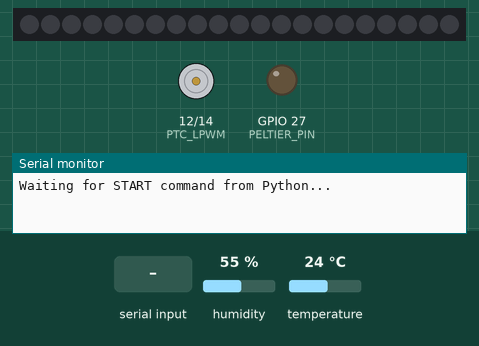
Simulated run of this program. Board: ESP32. On the bench: 21 RGB LEDs in strip order, left to right, motor-driver pin pairs drawn as motors (green arrow = first pin HIGH = forward, orange = second pin HIGH = backward, longer = more drive, scaled by the enable pin), output pins drawn as LEDs (lit = HIGH), the last lines printed to the serial monitor. The inputs (shaded band) are chosen by the test bench; at power-on: temperature 24 °C, humidity 55 %. Dim RGB values are drawn brighter than linear.

Above: at 1.2 s.
1.3 s: "START\n" received over Serial
At 3.6 s:
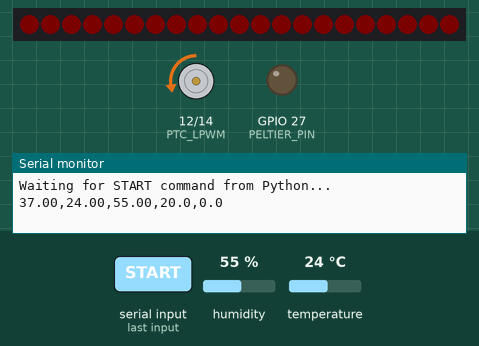
4.3 s: temperature set to 41 °C
At 6.4 s:
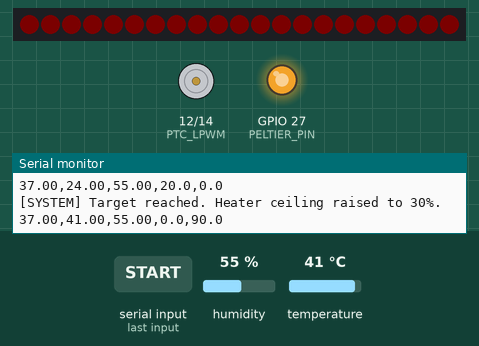
6.8 s: temperature set to 37.9 °C
8.5 s: temperature set to 37.1 °C
At 10.5 s:
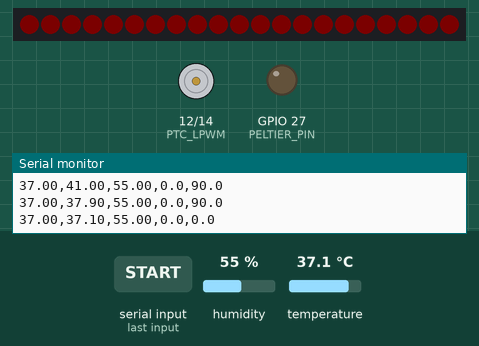
10.8 s: temperature set to 12 °C
At 12.1 s:
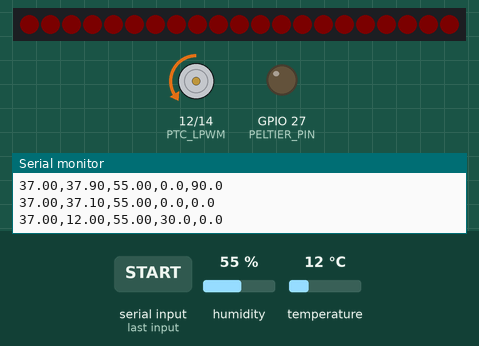
12.8 s: "STOP\n" received over Serial
At 14.2 s:
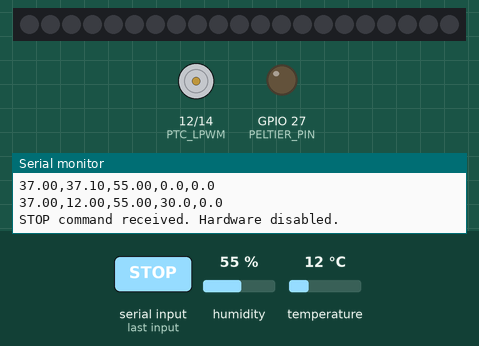
Timing chart, 0 to 15.3 s (numbered marks = the images above; inputs shaded):
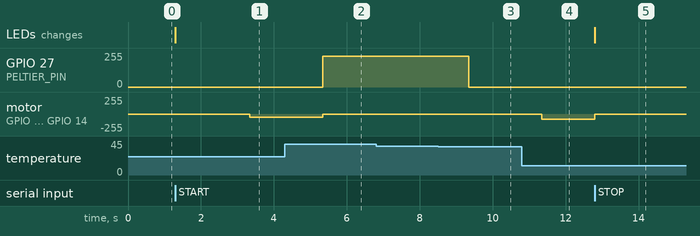

The program:

main.cpp
```cpp
#include <Arduino.h>
#include <Wire.h>
#include <SPI.h>
#include <Adafruit_SHT31.h>
#include <Adafruit_NeoPixel.h>
#include "SplitRangePID.h"

// HARDWARE PIN MAPPING
#define I2C_SDA 25
#define I2C_SCL 26
#define PELTIER_PIN 27
#define PTC_EN 13
#define PTC_RPWM 14
#define PTC_LPWM 12
#define LED_PIN 16
#define NUMPIXELS 21

// Globals & objects
Adafruit_SHT31 sht31 = Adafruit_SHT31();
Adafruit_NeoPixel pixels(NUMPIXELS, LED_PIN, NEO_GRB + NEO_KHZ800);
SplitRangePID incubatorPID(0.10);

double target_setpoint = 37.0;
unsigned long last_time = 0;
const unsigned long sample_interval = 2000;

// ---- Máquina de estados (reemplaza los while(true) bloqueantes) ----
enum SystemState { WAITING, RUNNING };
SystemState state = WAITING;

bool is_maintaining = false;  // antes era "static" dentro de loop(); ahora se resetea en cada START

void setup() {
    Serial.begin(115200);
    Wire.begin(I2C_SDA, I2C_SCL);

    pinMode(PELTIER_PIN, OUTPUT);
    pinMode(PTC_EN, OUTPUT);
    pinMode(PTC_RPWM, OUTPUT);
    pinMode(PTC_LPWM, OUTPUT);

    // Default safety state (Everything OFF)
    analogWrite(PELTIER_PIN, 0);
    analogWrite(PTC_RPWM, 0);
    digitalWrite(PTC_EN, LOW);
    digitalWrite(PTC_LPWM, LOW);

    if (!sht31.begin(0x44)) {
        Serial.println("[ERROR] SHT31 not detected!");
    }

    // Configure controller gains
    incubatorPID.setHeaterGains(11.94, 0.01145, 0.0); // PI Control for Heater
    incubatorPID.setCoolerGains(1000.0, 0.0, 0.0);    // ON/OFF control for Peltier
    incubatorPID.setOutputLimits(20.0, 90.0);          // Prevent heat soak

    pixels.begin();
    pixels.clear();
    pixels.show();

    Serial.println("Waiting for START command from Python...");
    state = WAITING;
}

void loop() {
    if (Serial.available() > 0) {
        String command = Serial.readStringUntil('\n');
        command.trim();

        if (command.startsWith("SET:") && state == WAITING) {
            String value_text = command.substring(4);
            double requested_setpoint = value_text.toDouble();

            if (requested_setpoint > 0.0 && requested_setpoint <= 60.0) {
                target_setpoint = requested_setpoint;
                Serial.printf("[SYSTEM] Setpoint updated to %.1f C.\n", target_setpoint);
            } else {
                Serial.println("[ERROR] Setpoint must be between 0 and 60 C.");
            }
        } else if (command == "START" && state == WAITING) {
            is_maintaining = false;
            incubatorPID.setOutputLimits(20.0, 90.0);

            digitalWrite(PTC_EN, HIGH);

            // Turn LEDs red upon start
            for (int i = 0; i < NUMPIXELS; i++) {
                pixels.setPixelColor(i, pixels.Color(3, 0, 0));
            }
            pixels.show();

            last_time = millis();
            state = RUNNING;

        } else if (command == "STOP" && state == RUNNING) {
            analogWrite(PTC_RPWM, 0);
            analogWrite(PELTIER_PIN, 0);
            digitalWrite(PTC_EN, LOW);

            pixels.clear();
            pixels.show();

            Serial.println("STOP command received. Hardware disabled.");
            state = WAITING;
        }
    }

    if (state != RUNNING) {
        return;  // no corre el control mientras espera, pero ya no bloquea el programa
    }

    unsigned long current_time = millis();

    // Execute strictly every 2 seconds
    if (current_time - last_time >= sample_interval) {

        double dt = (current_time - last_time) / 1000.0;
        last_time = current_time;

        // Poll sensors
        double current_temp = sht31.readTemperature();
        if (isnan(current_temp)) current_temp = 0.0;

        double current_hum = sht31.readHumidity();
        if (isnan(current_hum)) current_hum = 0.0;

        if (!is_maintaining && current_temp >= target_setpoint) {
            is_maintaining = true;
            // The initial approach is complete.
            // Unlock 30% power to reduce undershoots.
            incubatorPID.setOutputLimits(30.0, 90.0);
            Serial.println("[SYSTEM] Target reached. Heater ceiling raised to 30%.");
        }

        // Compute PID
        double heater_effort = 0.0;
        double cooler_effort = 0.0;
        incubatorPID.compute(target_setpoint, current_temp, dt, heater_effort, cooler_effort);

        // Convert 0-100% effort to 0-255 8-bit PWM
        int heater_pwm_8bit = (int)(heater_effort * 2.55);
        int cooler_pwm_8bit = (int)(cooler_effort * 2.55);

        analogWrite(PTC_RPWM, heater_pwm_8bit);
        analogWrite(PELTIER_PIN, cooler_pwm_8bit);

        // Send Telemetry formatted for the Python Plotter
        Serial.printf("%.2f,%.2f,%.2f,%.1f,%.1f\n", target_setpoint, current_temp, current_hum, heater_effort, cooler_effort);
    }
}
```

SplitRangePID.h
```cpp
#ifndef SPLIT_RANGE_PID_H
#define SPLIT_RANGE_PID_H

class SplitRangePID {
private:
    double Kp_heat, Ki_heat, Kd_heat;
    double Kp_cool, Ki_cool, Kd_cool;
    double integral;
    double prev_pv;
    bool first_run;
    double deadband;
    double heat_max, cool_max;

public:
    SplitRangePID(double deadband_val);
    void setHeaterGains(double kp, double ki, double kd);
    void setCoolerGains(double kp, double ki, double kd);

    void setOutputLimits(double h_max, double c_max);

    void compute(double setpoint, double pv, double dt, double &heater_out, double &cooler_out);
    void reset();
};

#endif
```

SplitRangePID.cpp
```cpp
#include "SplitRangePID.h"

SplitRangePID::SplitRangePID(double deadband_val) {
    deadband = deadband_val;
    integral = 0.0;
    prev_pv = 0.0;
    first_run = true;
    heat_max = 100.0;
    cool_max = 100.0;
}

void SplitRangePID::setHeaterGains(double kp, double ki, double kd) {
    Kp_heat = kp; Ki_heat = ki; Kd_heat = kd;
}

void SplitRangePID::setCoolerGains(double kp, double ki, double kd) {
    Kp_cool = kp; Ki_cool = ki; Kd_cool = kd;
}

void SplitRangePID::setOutputLimits(double h_max, double c_max) {
    heat_max = h_max;
    cool_max = c_max;
}

void SplitRangePID::compute(double setpoint, double pv, double dt, double &heater_out, double &cooler_out) {
    heater_out = 0.0;
    cooler_out = 0.0;

    double error = setpoint - pv;

    if (first_run) {
        prev_pv = pv;
        first_run = false;
    }

    double Kp, Ki, Kd;
    if (error > 0) {
        Kp = Kp_heat; Ki = Ki_heat; Kd = Kd_heat;
    } else {
        Kp = Kp_cool; Ki = Ki_cool; Kd = Kd_cool;
    }

    double P_out = Kp * error;

    integral += (Ki * error * dt);

    // Anti-windup
    if (integral > heat_max) integral = heat_max;
    if (integral < -cool_max) integral = -cool_max;

    double dpv = (pv - prev_pv) / dt;
    double D_out = -Kd * dpv;
    prev_pv = pv;

    if (error > -deadband && error < deadband) {
        return;
    }

    double total_out = P_out + integral + D_out;

    if (total_out > 0) {
        heater_out = total_out;
        if (heater_out > heat_max) heater_out = heat_max;
    } else if (total_out < 0) {
        cooler_out = -total_out;
        if (cooler_out > cool_max) cooler_out = cool_max;
    }
}

void SplitRangePID::reset() {
    integral = 0.0;
    first_run = true;
}
```

Measured:
- the behaviour switches between 37.2 and 37.1 °C on temperature (found by bisection; images 2 and 3)
- after the input at 1.3 s, motor on GPIO 12 (PTC_LPWM) / GPIO 14 (PTC_RPWM): stopped → backward 51/255 after 2.0 s; the LEDs: change at once (image 1)
- after the input at 4.3 s, GPIO 27 (PELTIER_PIN): 0/255 → 229/255 after 1.0 s; motor on GPIO 12 (PTC_LPWM) / GPIO 14 (PTC_RPWM): backward 51/255 → stopped after 1.0 s
- after the input at 8.5 s, GPIO 27 (PELTIER_PIN): 229/255 → 0/255 after 0.84 s
- after the input at 10.8 s, motor on GPIO 12 (PTC_LPWM) / GPIO 14 (PTC_RPWM): stopped → backward 76/255 after 0.54 s
- after the input at 12.8 s, motor on GPIO 12 (PTC_LPWM) / GPIO 14 (PTC_RPWM): backward 76/255 → stopped at once; the LEDs: change at once (image 5)
